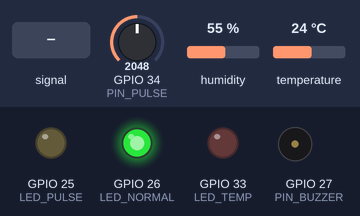
This sketch was run on a simulated ESP32. Parts: output pins drawn as LEDs (lit = HIGH), buzzer (waves = sounding). Inputs (shaded band) come from the test bench; at power-on: temperature 24 °C, GPIO 34 (PIN_PULSE) = 2048, humidity 55 % (analog values on the 0–4095 scale). WiFi joins after 1.5 s; servers stay silent unless stated; no MQTT or app messages arrive unless stated; what the sketch prints to the serial monitor is not drawn.

Above: at 2.7 s.
2.8 s: GPIO 34 (PIN_PULSE) fed a 200 Hz sine of ±1023 counts around its level
At 4.4 s:
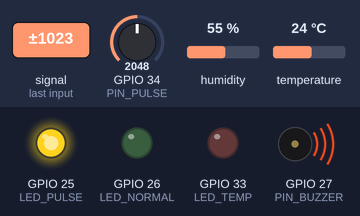
7.5 s: temperature set to 38.4 °C
10.2 s: temperature set to 39.6 °C
At 13.2 s:
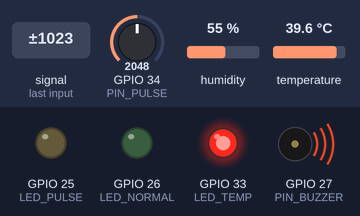
13.5 s: GPIO 34 (PIN_PULSE) set to 2904
16.2 s: GPIO 34 (PIN_PULSE) set to 2990
At 19.2 s:
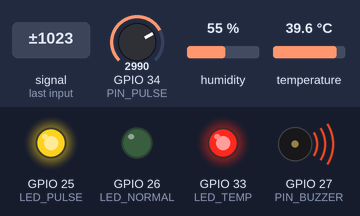
19.5 s: GPIO 34 (PIN_PULSE) set to 2866
At 20.6 s:
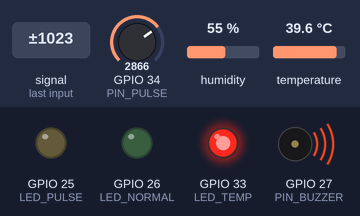
Timing chart, 0 to 22.5 s (numbered marks = the images above; inputs shaded):
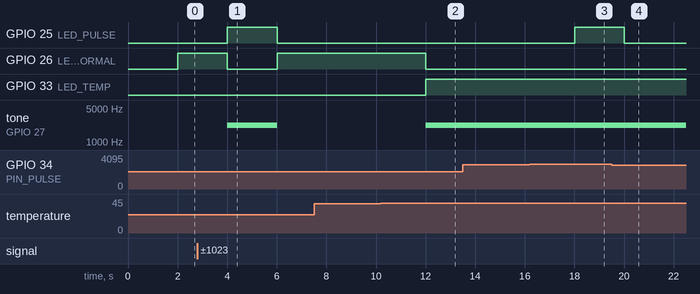

Measured:
- the behaviour switches between 38.9 and 39 °C on temperature (found by bisection; images 1 and 2)
- the behaviour switches between 2939 and 2940 on GPIO 34 (PIN_PULSE) (found by bisection; images 2 and 3)
- after the input at 2.8 s, GPIO 25 (LED_PULSE): LOW → HIGH after 1.2 s, → LOW 2.0 s later; GPIO 26 (LED_NORMAL): HIGH → LOW after 1.2 s, → HIGH 2.0 s later; tone on GPIO 27 (PIN_BUZZER): silent → 2200 Hz after 1.2 s, → silent 2.0 s later
- after the input at 7.5 s, every drawn part: stays the same
- after the input at 10.2 s, GPIO 26 (LED_NORMAL): HIGH → LOW after 1.8 s; GPIO 33 (LED_TEMP): LOW → HIGH after 1.8 s; tone on GPIO 27 (PIN_BUZZER): silent → 2200 Hz after 1.8 s
- after the input at 13.5 s, every drawn part: stays the same
- after the input at 16.2 s, GPIO 25 (LED_PULSE): LOW → HIGH after 1.8 s
- after the input at 19.5 s, GPIO 25 (LED_PULSE): HIGH → LOW after 0.51 s

The sketch:

sketch.ino
```cpp
#include <DHTesp.h>
#include <PubSubClient.h>
#include <WiFi.h>
#include <math.h>

// Partie 2 : surveillance simulee et telemetrie MQTT.
// Les entrees sont des simulateurs Wokwi, pas des capteurs medicaux.
constexpr int PIN_PULSE = 34;  // potentiometre : pouls simule, 40 a 180 bpm
constexpr int PIN_DHT = 15;     // DHT22 : temperature ambiante et humidite simulees
constexpr int PIN_BUZZER = 27;
constexpr int LED_NORMAL = 26;
constexpr int LED_PULSE = 25;  // jaune : pouls eleve
constexpr int LED_TEMP = 33;   // rouge : temperature elevee
constexpr float SEUIL_PULSE_BPM = 140.0f;
constexpr float SEUIL_TEMP_C = 39.0f;  // seuil de demonstration, a valider

const char* WIFI_SSID = "Wokwi-GUEST";
const char* WIFI_PASSWORD = "";
const char* MQTT_HOST = "broker.hivemq.com";
constexpr uint16_t MQTT_PORT = 1883;
const char* MQTT_TOPIC = "wearable/esprit/khalifa-demo-742/telemetry";

DHTesp dht;
WiFiClient wifiClient;
PubSubClient mqtt(wifiClient);
unsigned long lastSampleMs = 0;
unsigned long lastMqttAttemptMs = 0;
constexpr unsigned long SAMPLE_PERIOD_MS = 2000;
constexpr unsigned long MQTT_RETRY_MS = 5000;

void connectWiFi() {
  if (WiFi.status() == WL_CONNECTED) return;
  Serial.print("Connexion au Wi-Fi Wokwi");
  WiFi.begin(WIFI_SSID, WIFI_PASSWORD, 6);
  const unsigned long started = millis();
  while (WiFi.status() != WL_CONNECTED && millis() - started < 15000) {
    delay(250);
    Serial.print('.');
  }
  if (WiFi.status() == WL_CONNECTED) {
    Serial.println("\nWi-Fi connecte.");
    Serial.print("Adresse IP : ");
    Serial.println(WiFi.localIP());
  } else {
    Serial.println("\nWi-Fi indisponible : les alertes locales restent actives.");
  }
}

void connectMqttIfNeeded() {
  if (WiFi.status() != WL_CONNECTED || mqtt.connected()) return;
  if (millis() - lastMqttAttemptMs < MQTT_RETRY_MS) return;
  lastMqttAttemptMs = millis();
  Serial.print("Connexion MQTT... ");
  String clientId = "wokwi-gilet-" + String((uint32_t)ESP.getEfuseMac(), HEX);
  if (mqtt.connect(clientId.c_str())) {
    Serial.println("OK");
  } else {
    Serial.print("echec, code ");
    Serial.println(mqtt.state());
  }
}

void publishTelemetry(int pulseBpm, float temperatureC, float humidityPct,
                      bool sensorOk, bool alarm) {
  if (!mqtt.connected()) {
    Serial.println("MQTT non connecte : mesure non publiee.");
    return;
  }

  char tempText[16];
  char humidityText[16];
  if (sensorOk) {
    snprintf(tempText, sizeof(tempText), "%.2f", temperatureC);
    snprintf(humidityText, sizeof(humidityText), "%.2f", humidityPct);
  } else {
    strcpy(tempText, "null");
    strcpy(humidityText, "null");
  }

  char payload[160];
  snprintf(payload, sizeof(payload),
           "{\"pulse\":%d,\"temperature\":%s,\"humidity\":%s,\"alarm\":%s,\"sensor_ok\":%s}",
           pulseBpm, tempText, humidityText,
           alarm ? "true" : "false", sensorOk ? "true" : "false");
  if (mqtt.publish(MQTT_TOPIC, payload)) {
    Serial.print("MQTT publie sur ");
    Serial.print(MQTT_TOPIC);
    Serial.print(" : ");
    Serial.println(payload);
  } else {
    Serial.println("Echec de publication MQTT.");
  }
}

void setup() {
  Serial.begin(115200);
  analogReadResolution(12);
  dht.setup(PIN_DHT, DHTesp::DHT22);
  pinMode(LED_NORMAL, OUTPUT);
  pinMode(LED_PULSE, OUTPUT);
  pinMode(LED_TEMP, OUTPUT);
  pinMode(PIN_BUZZER, OUTPUT);
  mqtt.setServer(MQTT_HOST, MQTT_PORT);
  mqtt.setBufferSize(256);

  Serial.println("Smart Vest - simulation Partie 2");
  connectWiFi();
}

void loop() {
  connectWiFi();
  connectMqttIfNeeded();
  mqtt.loop();

  const unsigned long now = millis();
  if (now - lastSampleMs < SAMPLE_PERIOD_MS) return;
  lastSampleMs = now;

  const int rawPulse = analogRead(PIN_PULSE);
  const int pulseBpm = 40 + (int)lroundf((rawPulse / 4095.0f) * 140.0f);
  const TempAndHumidity reading = dht.getTempAndHumidity();
  const bool sensorOk = isfinite(reading.temperature) && isfinite(reading.humidity);
  const bool pulseHigh = pulseBpm > SEUIL_PULSE_BPM;
  const bool temperatureHigh = sensorOk && reading.temperature >= SEUIL_TEMP_C;
  const bool alarm = pulseHigh || temperatureHigh;

  digitalWrite(LED_PULSE, pulseHigh ? HIGH : LOW);
  digitalWrite(LED_TEMP, temperatureHigh ? HIGH : LOW);
  digitalWrite(LED_NORMAL, (!alarm && sensorOk) ? HIGH : LOW);
  if (alarm) tone(PIN_BUZZER, 2200);
  else noTone(PIN_BUZZER);

  Serial.printf("Pouls simule : %d bpm | Temperature : ", pulseBpm);
  if (sensorOk) Serial.printf("%.2f C | Humidite : %.2f %%\n", reading.temperature, reading.humidity);
  else Serial.println("indisponible (verifier le DHT22)");
  if (pulseHigh) Serial.println("ALERTE : pouls superieur a 140 bpm");
  if (temperatureHigh) Serial.println("ALERTE : temperature anormale");

  publishTelemetry(pulseBpm, reading.temperature, reading.humidity, sensorOk, alarm);
}
```
